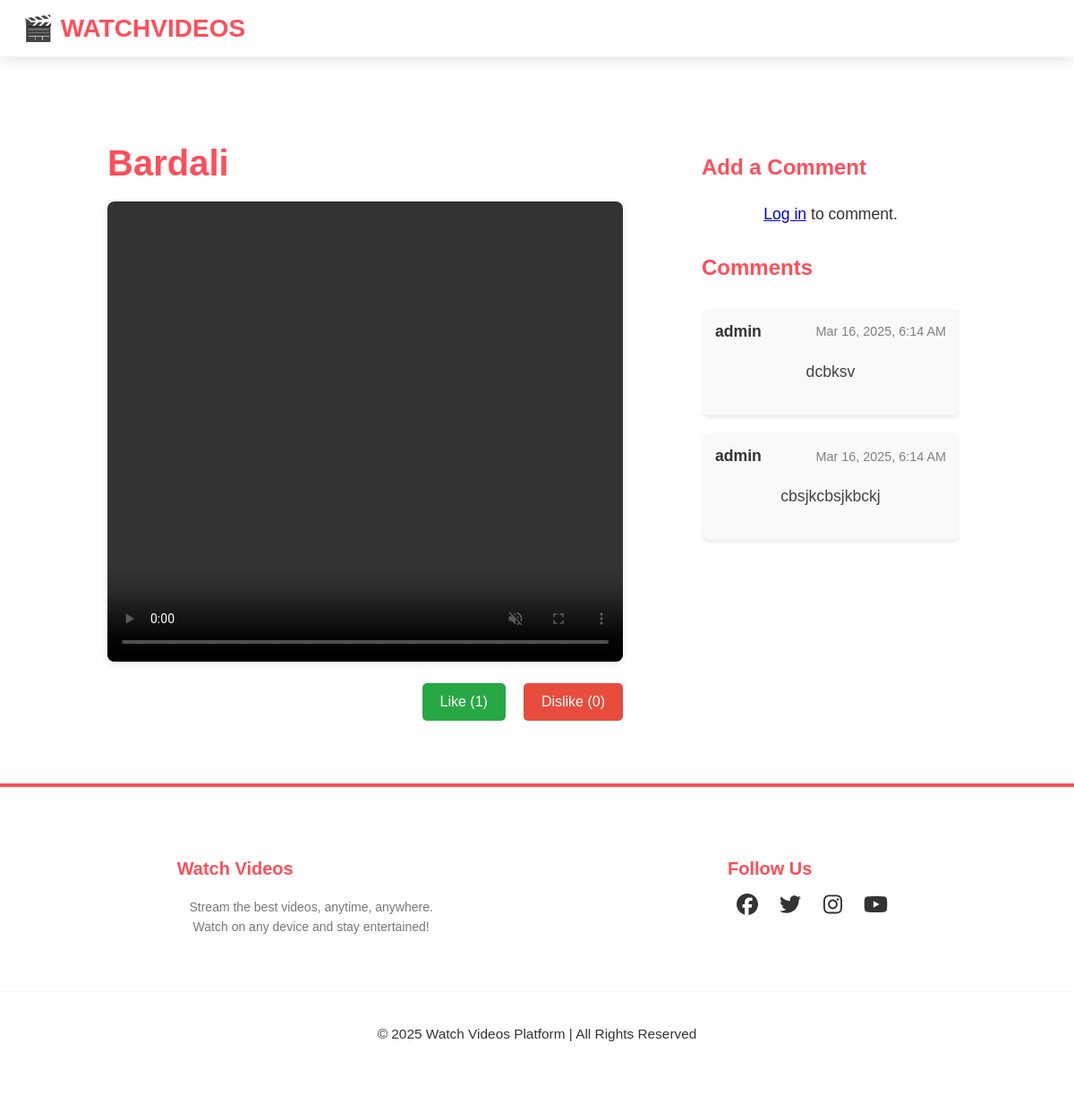
The page /video/1/ on the database its author committed.
### video/models.py (models this page shows, shortened)
class Video(models.Model):
    title = models.CharField(max_length=255)
    description = models.TextField()
    video_file = models.FileField(upload_to='videos/')
    created_at = models.DateTimeField(auto_now_add=True)
    updated_at = models.DateTimeField(auto_now=True)
    thumbnail = models.ImageField(upload_to='thumbnails/', null=True, blank=True)  # Thumbnail
    def total_likes(self):
        return self.likes.count()
    def total_dislikes(self):
        return self.dislikes.count()

class Comment(models.Model):
    video = models.ForeignKey(Video, on_delete=models.CASCADE, related_name="comments")
    user = models.ForeignKey(settings.AUTH_USER_MODEL, on_delete=models.CASCADE)
    content = models.TextField()
    created_at = models.DateTimeField(auto_now_add=True)

### accounts/models.py (models this page shows)
class CustomUser(AbstractUser):
    USER_ROLES = (
        ('admin', 'Admin'),
        ('user', 'Normal User'),
    )
    role = models.CharField(max_length=10, choices=USER_ROLES, default='user')
    groups = models.ManyToManyField(
        "auth.Group",
        related_name="customuser_groups",
        blank=True
    )
    user_permissions = models.ManyToManyField(
        "auth.Permission",
        related_name="customuser_permissions",
        blank=True
    )

### video/views.py (the view, shortened to what this page needs)
# urls.py: path('video/<int:video_id>/', views.video_detail, name='video_detail'),  # Video detail page
def video_detail(request, video_id):
    video = get_object_or_404(Video, id=video_id)
    comments = Comment.objects.filter(video=video).order_by('-created_at')
    form = CommentForm()
    return render(request, 'video/video_detail.html', {
        'video': video,
        'comments': comments,
        'form': form
    })

### video/templates/video/video_detail.html (shortened to what this page needs)
{% include "navbar.html" %}
<!DOCTYPE html>
<html lang="en">
<head>
    {% load static %}
</head>
<body>
    <div class="container">
        <div class="video-container">
            <h1>{{ video.title }}</h1>
            <video id="videoPlayer" controls autoplay>
                <source src="{{ video.video_file.url }}" type="video/mp4">
            </video>
            <div class="like-dislike-buttons">
                {% if user_like %}
                <button class="like-btn" disabled>Liked ({{ video.total_likes }})</button>
                {% else %}
                <form action="{% url 'like_video' video.id %}" method="post">
                    <button type="submit" class="like-btn">Like ({{ video.total_likes }})</button>
                </form>
                {% endif %}
                {% if user_dislike %}
                <button class="dislike-btn" disabled>Disliked ({{ video.total_dislikes }})</button>
                {% else %}
                <form action="{% url 'dislike_video' video.id %}" method="post">
                    <button type="submit" class="dislike-btn">Dislike ({{ video.total_dislikes }})</button>
                </form>
                {% endif %}
            </div>
        </div>
        <div class="comment-container">
            <div class="comment-form-container">
                <h3>Add a Comment</h3>
                {% if user.is_authenticated %}
                <form method="post">
                    {% csrf_token %}
                    {{ form.content }}
                    <button type="submit" class="comment-btn">Submit Comment</button>
                </form>
                {% else %}
                <p><a href="{% url 'login' %}" class="login-link">Log in</a> to comment.</p>
                {% endif %}
            </div>
            <h4>Comments</h4>
            <div class="comments-section">
                {% if comments %}
                <div>
                    {% for comment in comments|slice:":5" %}
                    <div class="comment-item">
                        <div class="comment-item-header">
                            <strong>{{ comment.user.username }}</strong>
                            <span>{{ comment.created_at|date:"M d, Y, g:i A" }}</span>
                        </div>
                        <p>{{ comment.content }}</p>
                    </div>
                    {% endfor %}
                </div>
                {% else %}
                <p>No comments yet. Be the first to comment!</p>
                {% endif %}
            </div>
        </div>
    </div>
    {% include "footer.html" %}
</body>
</html>

### templates/navbar.html (style rules this page uses)
body { font-family: 'Arial', sans-serif; background-color: #f9f9f9; color: #333; margin: 0; padding: 0; }
p { font-size: 1.1em; line-height: 1.6; color: #333; text-align: center; margin: 20px 0; }

### video/templates/video/video_detail.html (style rules this page uses)
body { background-color: #fff; font-family: Arial, sans-serif; color: #333; margin: 0; padding: 0; }
.container { display: flex; flex-wrap: wrap; gap: 5%; width: 80%; margin: 40px auto; padding: 30px; }
.video-container { padding-right: 20px; width: 60%; }
.video-container video { width: 100%; height: 514px; max-height: 514px; border-radius: 8px; box-shadow: 0 2px 10px rgba(0, 0, 0, 0.1); }
h1 { font-size: 2.5rem; color: #FF4F5A; margin-bottom: 20px; }
.like-dislike-buttons { display: flex; justify-content: right; margin-top: 20px; gap: 20px; }
.like-btn, .dislike-btn { padding: 12px 20px; font-size: 16px; border: none; border-radius: 5px; cursor: pointer; transition: background-color 0.3s; }
.like-btn { background-color: #28a745; color: white; }
.dislike-btn { background-color: #e74c3c; color: white; }
.comment-container { padding-left: 20px; width: 30%; }
.comment-form-container { margin-top: 40px; }
.comment-form-container h3 { font-size: 1.5rem; color: #FF4F5A; }
.comment-container h4 { color: #FF4F5A; font-size: 1.5rem; }
.comments-section { margin-top: 20px; max-height: 400px; overflow-y: auto; }
.comment-item { display: flex; flex-direction: column; background-color: #f9f9f9; padding: 15px; border-radius: 8px; margin-bottom: 20px; box-shadow: 0 2px 5px rgba(0, 0, 0, 0.1); }
.comment-item-header { display: flex; justify-content: space-between; align-items: center; }
.comment-item-header strong { font-size: 1.1rem; color: #333; }
.comment-item-header span { font-size: 0.9rem; color: gray; }
.comment-item p { color: #444; }

### rows shown on the page
Video: title "Bardali", total_likes "1", total_dislikes "0"
Comment: user.username "admin", created_at "Mar 16, 2025, 6:14 AM", content "dcbksv"
Comment: user.username "admin", created_at "Mar 16, 2025, 6:14 AM", content "cbsjkcbsjkbckj"
